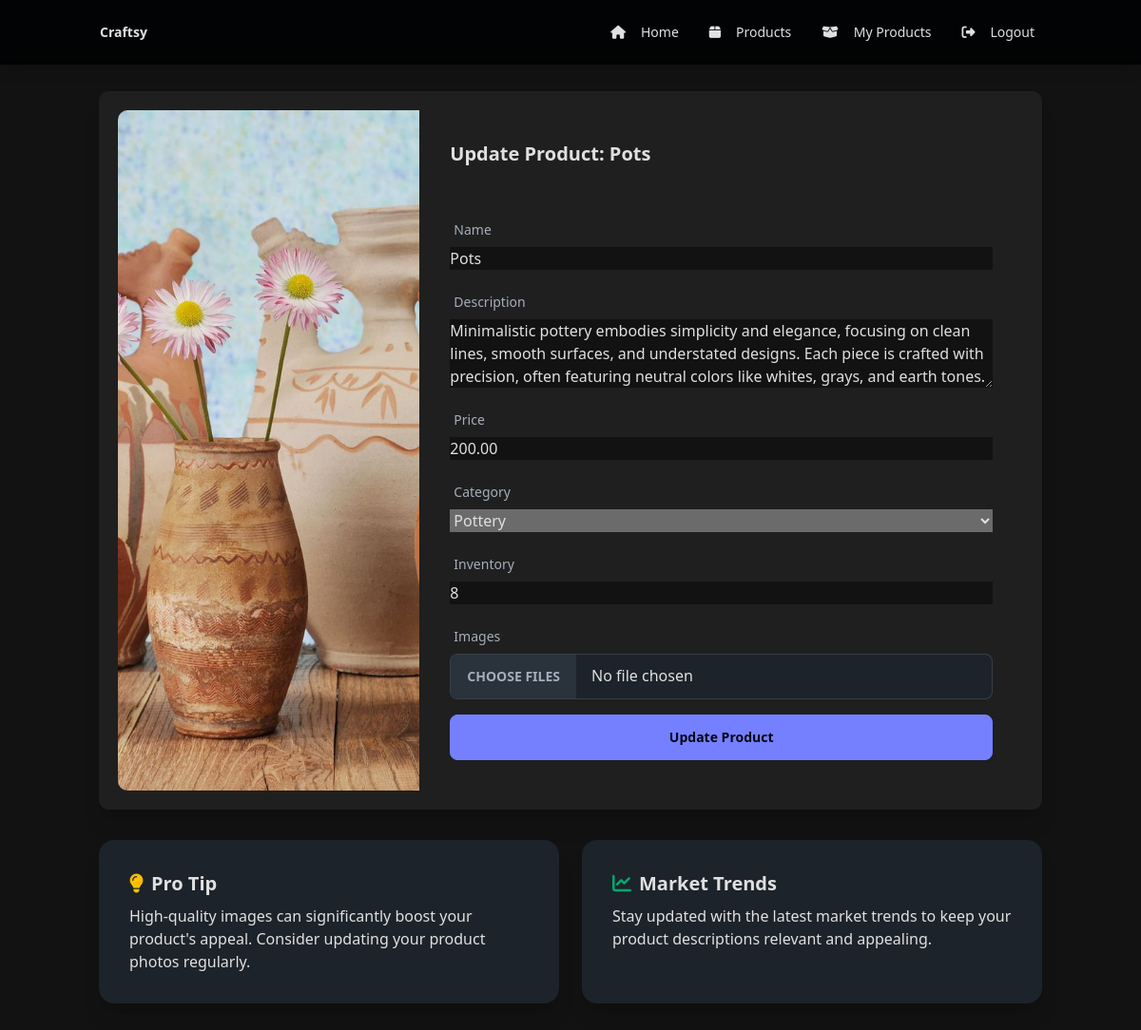
The app's page /artisan/product/update/2/ (signed in), older data.
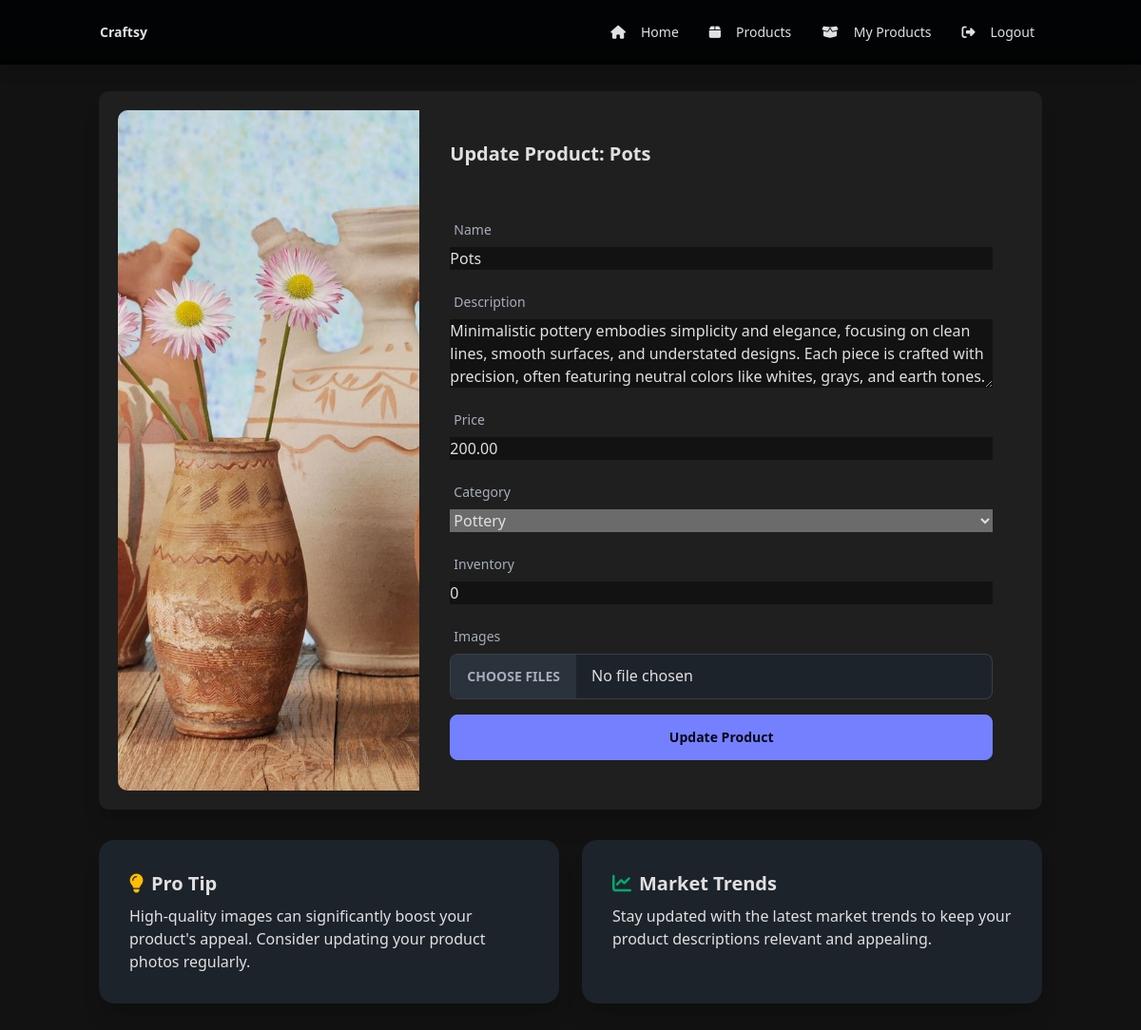
The same page, newer data.
### accounts/models.py (models this page shows, shortened)
class Product(models.Model):
    CATEGORY_CHOICES = [
        ('jewelry', 'Jewelry'),
        ('pottery', 'Pottery'),
        ('woodworking', 'Woodworking'),
        ('painting', 'Painting'),
    ]
    name = models.CharField(max_length=200)
    description = models.TextField()
    price = models.DecimalField(max_digits=10, decimal_places=2)
    category = models.ForeignKey(Category, on_delete=models.CASCADE, related_name='products')
    inventory = models.PositiveIntegerField()
    artisan = models.ForeignKey(Artisan, on_delete=models.CASCADE, related_name='products')
    created_at = models.DateTimeField(auto_now_add=True)
    updated_at = models.DateTimeField(auto_now=True)

class ProductImage(models.Model):
    product = models.ForeignKey(Product, related_name='images', on_delete=models.CASCADE)
    image = models.ImageField(upload_to='product_images/')
    is_primary = models.BooleanField(default=False)
    created_at = models.DateTimeField(auto_now_add=True)

### accounts/views.py (the view)
# urls.py: path('artisan/product/update/<int:product_id>/', views.update_product, name='update_product'),
@login_required
def update_product(request, product_id):
    if request.user.user_type != 'artisan':
        messages.error(request, "You don't have access to this page.")
        return redirect('home')
    artisan = get_object_or_404(Artisan, user=request.user)  # Get the Artisan instance
    product = get_object_or_404(Product, id=product_id, artisan=artisan)  # Use the Artisan instance
    if request.method == 'POST':
        form = ProductForm(request.POST, request.FILES, instance=product)
        if form.is_valid():
            form.save()
            new_images = request.FILES.getlist('images')
            for image in new_images:
                ProductImage.objects.create(product=product, image=image)
            messages.success(request, "Product updated successfully!")
            return redirect('artisan_products')
    else:
        form = ProductForm(instance=product)
    return render(request, 'update_product.html', {'form': form, 'product': product})

### accounts/forms.py (shortened to what this page needs)
class ProductForm(forms.ModelForm):
    images = MultipleFileField(required=False)
    class Meta:
        model = Product
        fields = ['name', 'description', 'price', 'category', 'inventory']
        widgets = {
            'name': forms.TextInput(attrs={'class': 'form-control'}),
            'description': forms.Textarea(attrs={'class': 'form-control', 'rows': 3}),
            'price': forms.NumberInput(attrs={'class': 'form-control'}),
            'category': forms.Select(attrs={'class': 'form-select'}),
            'inventory': forms.NumberInput(attrs={'class': 'form-control'}),
        }

### accounts/models.py (called while the page is built)
    def __str__(self):
        return self.name

### templates/update_product.html (shortened to what this page needs)
<!DOCTYPE html>
<html lang="en" data-theme="dark">
<head>
    <link href="https://cdn.jsdelivr.net/npm/tailwindcss@2.2.19/dist/tailwind.min.css" rel="stylesheet">
    <link href="https://cdn.jsdelivr.net/npm/daisyui@latest/dist/full.css" rel="stylesheet">
    <link rel="stylesheet" href="https://cdnjs.cloudflare.com/ajax/libs/font-awesome/6.5.2/css/all.min.css">
</head>
<body class="min-h-screen">
    <nav class="navbar shadow-lg fixed top-0 z-50 w-full">
        <div class="container mx-auto">
            <div class="flex-1">
                <a href="{% url 'artisan_home' %}" class="btn btn-ghost normal-case text-xl">Craftsy</a>
            </div>
            <div class="flex-none">
                <ul class="menu menu-horizontal px-1">
                    <li><a href="{% url 'artisan_home' %}"><i class="fas fa-home mr-2"></i>Home</a></li>
                    <li><a href="{% url 'products' %}"><i class="fas fa-box mr-2"></i>Products</a></li>
                    <li><a href="{% url 'artisan_products' %}"><i class="fas fa-box-open mr-2"></i>My Products</a></li>
                    <li><a href="{% url 'logout' %}"><i class="fas fa-sign-out-alt mr-2"></i>Logout</a></li>
                </ul>
            </div>
        </div>
    </nav>
    <div class="container mx-auto px-4 py-8 mt-16">
        <div class="card lg:card-side bg-base-100 shadow-xl info-section">
            <figure class="lg:w-1/3">
                {% if product.images.first %}
                    <img src="{{ product.images.first.image.url }}" alt="{{ product.name }}" class="w-full h-full object-cover">
                {% else %}
                    <img src="https://wallpapercave.com/wp/wp6347232.jpg" alt="Default Product Image" class="w-full h-full object-cover">
                {% endif %}
            </figure>
            <div class="card-body lg:w-2/3">
                <h2 class="card-title text-3xl mb-6">Update Product: {{ product.name }}</h2>
                <form method="POST" enctype="multipart/form-data" class="space-y-4">
                    {% for field in form %}
                        <div class="form-control">
                            <label for="{{ field.id_for_label }}" class="label">
                                <span class="label-text">{{ field.label }}</span>
                            </label>
                            {% if field.name == 'images' %}
                                <input type="file" name="{{ field.name }}" id="{{ field.id_for_label }}" class="file-input file-input-bordered w-full" multiple>
                            {% else %}
                                {{ field }}
                            {% endif %}
                        </div>
                    {% endfor %}
                    <div class="form-control mt-6">
                        <button type="submit" class="btn btn-primary">Update Product</button>
                    </div>
                </form>
            </div>
        </div>
        <div class="mt-8 grid grid-cols-1 md:grid-cols-2 gap-6">
            <div class="card bg-base-100 shadow-xl">
                <div class="card-body">
                    <h2 class="card-title"><i class="fas fa-lightbulb text-warning"></i> Pro Tip</h2>
                    <p>High-quality images can significantly boost your product's appeal. Consider updating your product photos regularly.</p>
                </div>
            </div>
            <div class="card bg-base-100 shadow-xl">
                <div class="card-body">
                    <h2 class="card-title"><i class="fas fa-chart-line text-success"></i> Market Trends</h2>
                    <p>Stay updated with the latest market trends to keep your product descriptions relevant and appealing.</p>
                </div>
            </div>
        </div>
    </div>
</body>
</html>

Row changes from the older to the newer data that the page shows:
changed Product "Pots": inventory "8" → "0"
